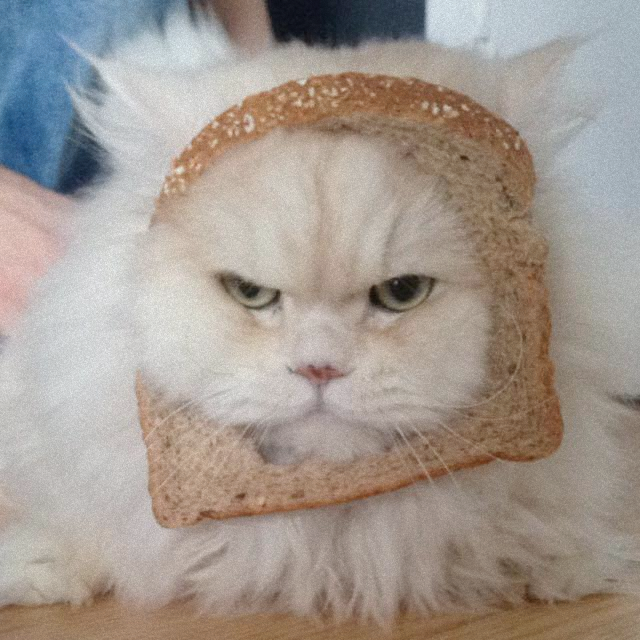
#> input picture labo-2/tests/1-original/claude1.bmp, 640 x 640 px; the run also reads 1 picture not shown here
$ python ssim.py --first ../tests/1-original/black.bmp --second ../tests/1-original/claude1.bmp   (older library calls are emulated)
#> lines starting #> are read from the running program, lines starting #| are printed output that depends on the picture
#!/usr/bin/env python3
#
# taken from: https://github.com/mostafaGwely/Structural-Similarity-Index-SSIM-

# USAGE
# python image_diff.py --first images/original_01.png --second images/modified_01.png

# import the necessary packages
from skimage.measure import compare_ssim
import argparse
import imutils
import cv2

# construct the argument parse and parse the arguments
ap = argparse.ArgumentParser()
ap.add_argument("-f", "--first", required=True,
	help="first input image")
ap.add_argument("-s", "--second", required=True,
	help="second")
args = vars(ap.parse_args())

# load the two input images
imageA = cv2.imread(args["first"])
imageB = cv2.imread(args["second"])
#> imageB is the input picture: shape (640, 640, 3); mean B, G, R 144.9, 153, 163

# convert the images to grayscale
grayA = cv2.cvtColor(imageA, cv2.COLOR_BGR2GRAY)
#> grayA: shape (512, 512); every value is 0
grayB = cv2.cvtColor(imageB, cv2.COLOR_BGR2GRAY)
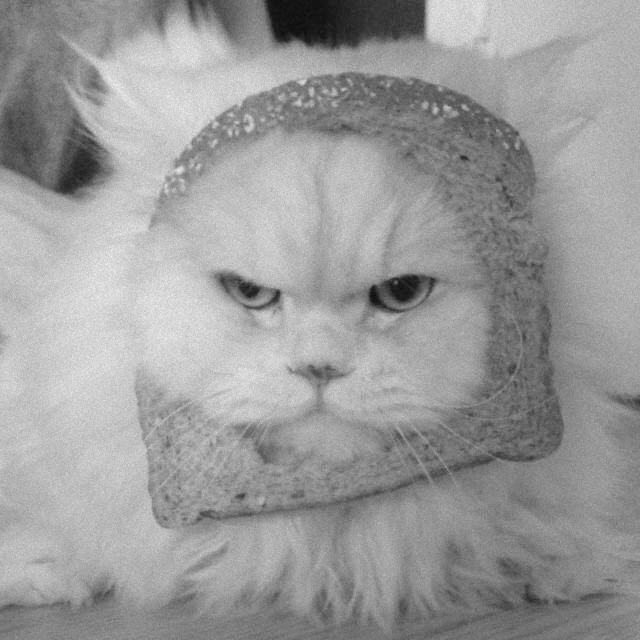
#> grayB: shape (640, 640); min 8, max 242, mean 155.1

# compute the Structural Similarity Index (SSIM) between the two
# images, ensuring that the difference image is returned
#> (the run stopped early here; a loop or call above may not have finished)
